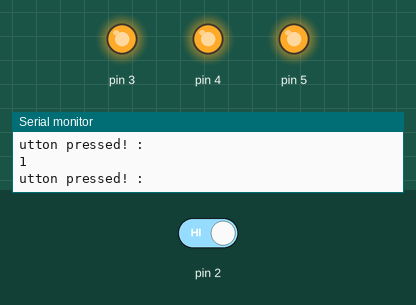
Bench run of a sketch on a simulated Arduino Uno, built with avr-gcc and run on an emulated ATmega328P. Shown: output pins drawn as LEDs (lit = HIGH), the last lines printed to the serial monitor. The test bench sets the inputs (shaded band); at power-on: pin 2 HIGH.

Above: at 1.2 s.
1.3 s: pin 2 driven LOW
At 2.2 s:
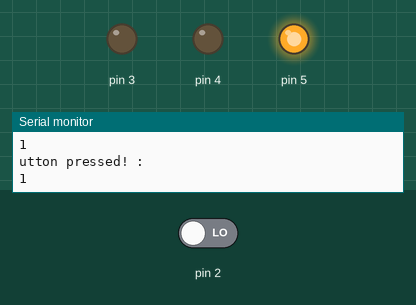
At 3.7 s:
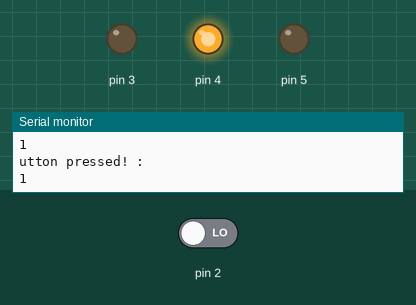
7.3 s: pin 2 driven HIGH
At 8.0 s:
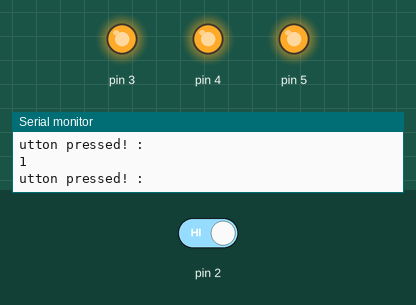
Timing chart, 0 to 10.3 s (numbered marks = the images above; inputs shaded):
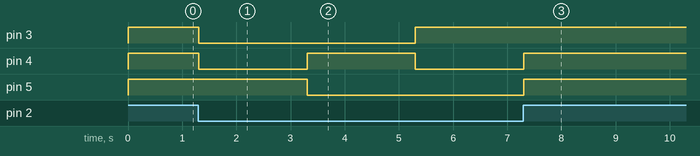

The sketch:

simple_three_light_switching.ino
```cpp
int switchState = 0;

void setup() {
  Serial.begin(9600);
  pinMode(2, INPUT);
  pinMode(3, OUTPUT);
  pinMode(4, OUTPUT);
  pinMode(5, OUTPUT);
}

void loop() {
  switchState = digitalRead(2);

  // put your main code here, to run repeatedly:
// if button is pressed, there is open voltage
// if switchState != 0 ?
// turn on all the lights

  if (switchState == LOW) {
    digitalWrite(5, HIGH);
    digitalWrite(4, LOW);
    digitalWrite(3, LOW);
    delay(2000);
    digitalWrite(3, LOW);
    digitalWrite(5, LOW);
    digitalWrite(4, HIGH);
    delay(2000);
    digitalWrite (5, LOW);
    digitalWrite(4, LOW);
    digitalWrite(3, HIGH);
    delay(2000);
    Serial.println("Button is NOT pressed " + switchState);
  } else {
    Serial.println("Button pressed! : " + switchState);
    Serial.println(switchState);
    digitalWrite(5, HIGH);
    digitalWrite(4, HIGH);
    digitalWrite(3, HIGH);

  }
}
```

Measured:
- after the input at 1.3 s, pin 3: HIGH → LOW at once, → HIGH 4.0 s later; pin 4: HIGH → LOW at once, → HIGH 2.0 s later, → LOW 2.0 s later; pin 5: HIGH → LOW after 2.0 s
- after the input at 7.3 s, pin 3: stays HIGH (without the input it goes to LOW after 0.01 s); pin 5: goes on until 7.3 s, then stays HIGH
